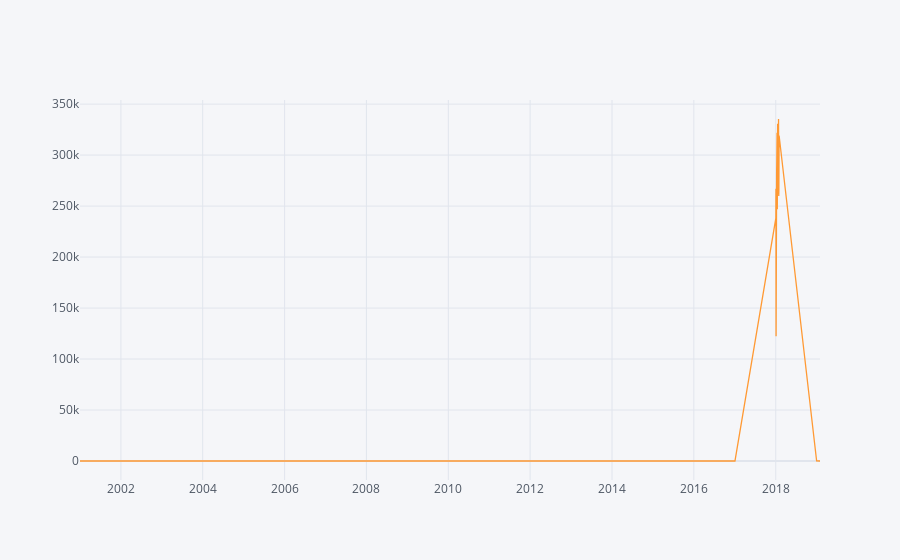

The notebook cell saved with this chart:
### Code cell
df.groupby(['date'])[['cnt']].sum().iplot()

### Figure 1 — Plotly figure (JSON) as saved in the notebook; plotly's stock layout.template omitted (floating-point values rounded to 4 significant figures)
{"data": [{"line": {"color": "rgba(255, 153, 51, 1.0)", "dash": "solid", "shape": "linear", "width": 1.3}, "mode": "lines", "name": "cnt", "text": "", "type": "scatter", "x": ["2001-01-01", "2001-01-05", "2001-01-06", "2003-01-01", "2009-01-01", "2009-01-02", "2017-01-02", "2017-01-03", "2018-01-01", "2018-01-02", "2018-01-03", "2018-01-04", "2018-01-05", "2018-01-06", "2018-01-07", "2018-01-08", "2018-01-09", "2018-01-10", "2018-01-11", "2018-01-12", "2018-01-13", "2018-01-14", "2018-01-15", "2018-01-16", "2018-01-17", "2018-01-18", "2018-01-19", "2018-01-20", "2018-01-21", "2018-01-22", "2018-01-23", "2018-01-24", "2018-01-25", "2018-01-26", "2018-01-27", "2018-01-28", "2018-01-29", "2018-01-30", "2018-01-31", "2019-01-01", "2019-01-02", "2019-01-04", "2019-01-07", "2019-01-08", "2019-01-10", "2019-01-12", "2019-01-13", "2019-01-16", "2019-01-18", "2019-01-19", "2019-01-20", "2019-01-22", "2019-01-23", "2019-01-26", "2019-01-29", "2019-01-31"], "y": [12, 1, 1, 17, 583, 2, 1, 1, 237119, 238152, 266992, 122222, 265212, 281260, 237393, 259792, 284662, 290362, 304982, 317639, 321879, 290964, 246888, 295735, 305030, 330731, 325630, 294537, 252234, 261666, 287559, 315590, 331916, 335386, 310000, 259837, 266624, 302841, 319256, 34, 2, 2, 1, 6, 2, 4, 2, 1, 3, 6, 2, 5, 2, 2, 8, 1]}], "layout": {"legend": {"bgcolor": "#F5F6F9", "font": {"color": "#4D5663"}}, "paper_bgcolor": "#F5F6F9", "plot_bgcolor": "#F5F6F9", "title": {"font": {"color": "#4D5663"}}, "xaxis": {"gridcolor": "#E1E5ED", "showgrid": true, "tickfont": {"color": "#4D5663"}, "title": {"font": {"color": "#4D5663"}, "text": ""}, "zerolinecolor": "#E1E5ED"}, "yaxis": {"gridcolor": "#E1E5ED", "showgrid": true, "tickfont": {"color": "#4D5663"}, "title": {"font": {"color": "#4D5663"}, "text": ""}, "zerolinecolor": "#E1E5ED"}}}
